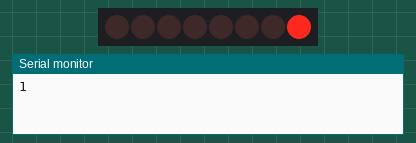
A sketch run on a simulated Arduino Uno, built with avr-gcc and run on an emulated ATmega328P. Parts: 8 shift-register outputs drawn as a row of LEDs (first output left, lit = HIGH), the last lines printed to the serial monitor. Wiring (inferred from the names in the program): shift register (74HC595): data pin 12; shift clock pin 9; latch pin 11; OE pin 5. Wiring (inferred from the signals the program sends): row of LEDs: on Q0, Q1, Q2, Q3, Q4, Q5, Q6, Q7.

Above: at 0.2 s.
At 1.7 s:
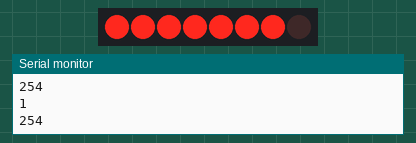
Timing chart, 0 to 3.0 s (numbered marks = the images above):
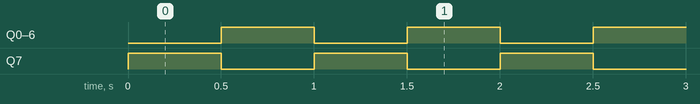

Measured:
- by itself, Q0–7: alternates HIGH for 0.50 s and LOW for 0.50 s

The sketch:

74HC595_bit_flipper.ino
```cpp
//74HC595_bit_flipper

int latchPin= 11;     //bit flipper
int clockPin=9;
int dataPin=12;
int counter=0;
int outputEnablePin = 5;
byte LEDs=B00000001;

void setup()
{
     pinMode(latchPin,OUTPUT);
     pinMode(clockPin,OUTPUT);
     pinMode(dataPin,OUTPUT);
     pinMode(outputEnablePin, OUTPUT);
     digitalWrite(outputEnablePin,LOW);

     Serial.begin(9600);
}


void ledoutput()
{
          digitalWrite(latchPin,LOW);
          shiftOut(dataPin,clockPin,LSBFIRST,LEDs);
          digitalWrite(latchPin,HIGH);

}


void loop()
{


  ledoutput();


 Serial.println(LEDs);

 LEDs=255-LEDs;


 delay(500);


}
```
